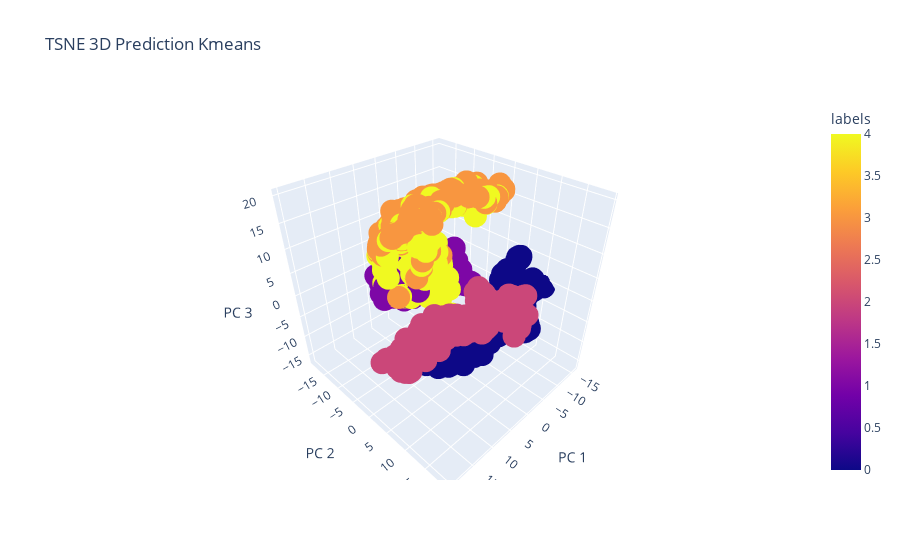

The notebook cell this image was saved under:
### Code cell
import plotly.express as px
dftsne3D = dftsne[['x1', 'x2', 'x3' ,'cluster']]

fig = px.scatter_3d(
    dftsne, x='x1', y='x2', z='x3', color=dftsne['labels'],
    labels={'x1': 'PC 1', 'x2': 'PC 2', 'x3': 'PC 3'}, title='TSNE 3D Prediction Kmeans'
)
fig.show()

### Figure 1 — Plotly figure (JSON) as saved in the notebook; plotly's stock layout.template omitted (floating-point values rounded to 4 significant figures; data arrays with more than 128 entries replaced by an {"elided": "..."} marker saying what was removed)
{"data": [{"hovertemplate": "PC 1=%{x}<br>PC 2=%{y}<br>PC 3=%{z}<br>labels=%{marker.color}<extra></extra>", "legendgroup": "", "marker": {"color": {"elided": "1725 int values"}, "coloraxis": "coloraxis", "symbol": "circle"}, "mode": "markers", "name": "", "scene": "scene", "showlegend": false, "type": "scatter3d", "x": {"elided": "1725 float values"}, "y": {"elided": "1725 float values"}, "z": {"elided": "1725 float values"}}], "layout": {"coloraxis": {"colorbar": {"title": {"text": "labels"}}, "colorscale": [[0, "#0d0887"], [0.1111, "#46039f"], [0.2222, "#7201a8"], [0.3333, "#9c179e"], [0.4444, "#bd3786"], [0.5556, "#d8576b"], [0.6667, "#ed7953"], [0.7778, "#fb9f3a"], [0.8889, "#fdca26"], [1, "#f0f921"]]}, "legend": {"tracegroupgap": 0}, "scene": {"domain": {"x": [0, 1], "y": [0, 1]}, "xaxis": {"title": {"text": "PC 1"}}, "yaxis": {"title": {"text": "PC 2"}}, "zaxis": {"title": {"text": "PC 3"}}}, "title": {"text": "TSNE 3D Prediction Kmeans"}}}
